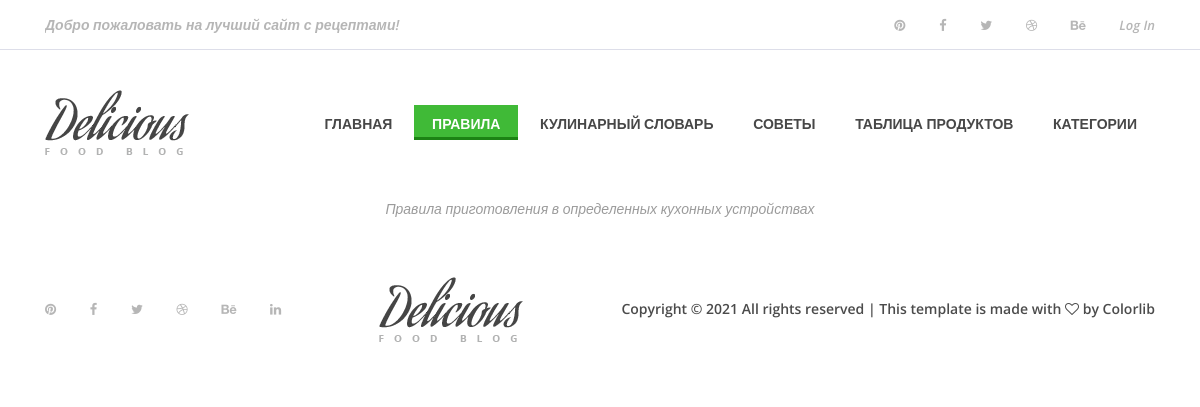
Page /equipmentTips/ on the earlier database version.
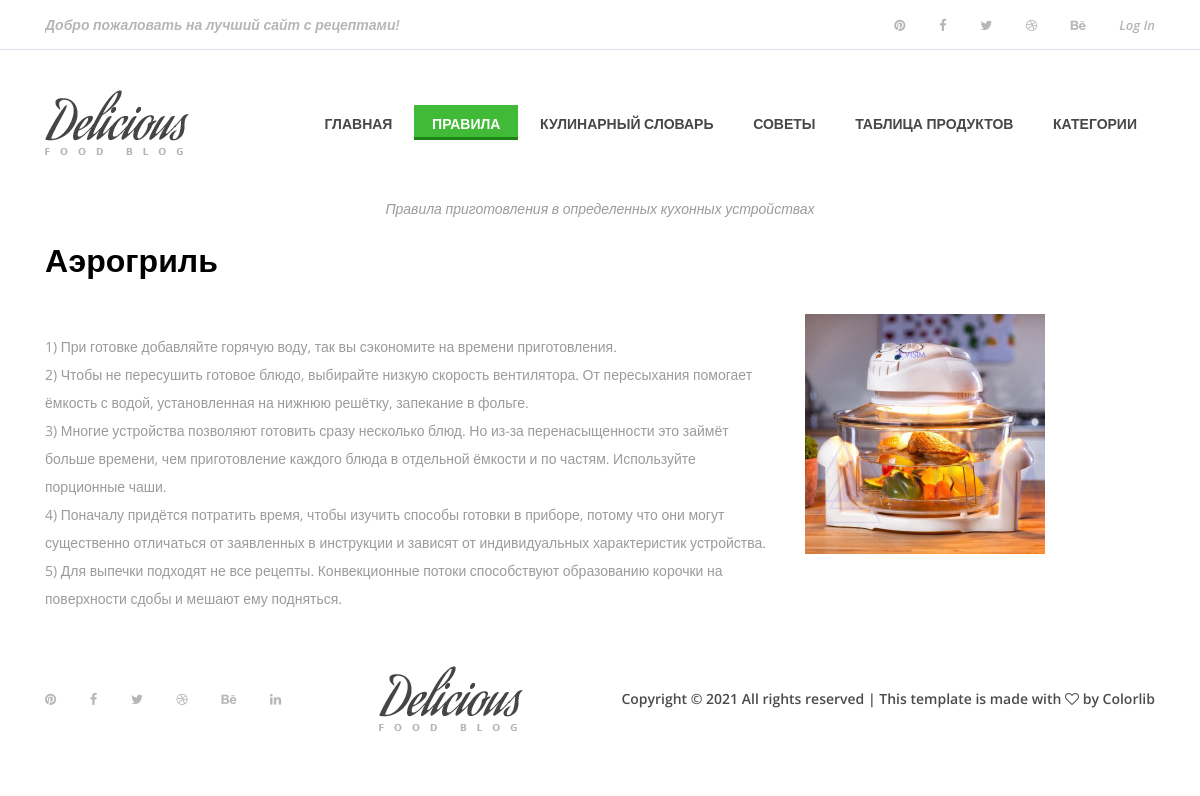
Same page on the later database version.
### main/models.py (models this page shows, shortened)
class EquipmentTips(models.Model):
    EquipmentTipsID = models.AutoField(primary_key=True)
    EquipmentTipsName = models.CharField(max_length=100)
    EquipmentTipsDescriptions = models.TextField()
    EquipmentTipsImg = models.ImageField(height_field=None, width_field=None, null=True, blank=True)
    class Meta:
        verbose_name = 'Правило'
        verbose_name_plural = 'Правила'

### main/views.py (the view)
# urls.py: path('equipmentTips/', views.equipmentTips),
def equipmentTips(request):
    equipmentTips = EquipmentTips.objects.all()
    return render(request, 'main/equipmentTips.html', {'equipmentTips': equipmentTips})

### main/templates/main/equipmentTips.html (shortened to what the changed rows need)
{% load static %}
<!DOCTYPE html>
<html lang="ru">
<head>
    <link href="https://cdn.jsdelivr.net/npm/bootstrap@5.0.0/dist/css/bootstrap.min.css" rel="stylesheet"
>
    <link rel="stylesheet" href="{% static 'categorystyle/style.css' %}">
    <link rel="stylesheet" href="{% static 'style.css' %}">
</head>
<body>
    <div class="deshes-area section-padding">
        <div class="container">
          {% for et in equipmentTips %}
          <div class="row">
            <div class="col-lg-8 col-md-6 align-self-center">
              <div class="deshes-text">
                <h2>
                  <span>{{ et.EquipmentTipsName }}</span><br />
                </h2>
                <p class="pt-3" style="white-space:pre-line">
                 {{ et.EquipmentTipsDescriptions }}
                </p>
              </div>
            </div>
            <div class="col-lg-4 align-self-center">
                <img src="{{ et.EquipmentTipsImg.url }}" />
              </div>
          </div>
          {% endfor %}
        </div>
      </div>
</body>
</html>

Differences in the rows shown:
added EquipmentTips: EquipmentTipsName "Аэрогриль", EquipmentTipsDescriptions "1) При готовке добавляйте горячую воду, так вы сэкономите на времени приготовления. 2) Чтобы не пересушить готовое блюдо, выбирайте низкую скорость вентилятора. От пересыхания помогает ёмкость с водой, установленная на нижнюю решётку, запекание в фольге. 3) Многие устройства позволяют готовить сразу несколько блюд. Но из-за перенасыщенности это займёт больше времени, чем приготовление каждого блюда в отдельной ёмкости и по частям. Используйте порционные чаши. 4) Поначалу придётся потратить время, чтобы изучить способы готовки в приборе, потому что они могут существенно отличаться от заявленных в инструкции и зависят от индивидуальных характеристик устройства. 5) Для выпечки подходят не все…", EquipmentTipsImg (picture)
